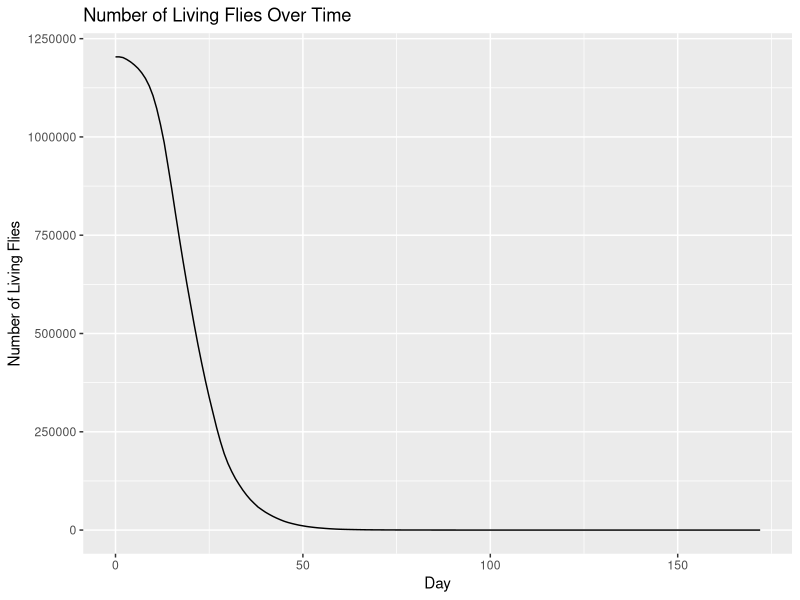
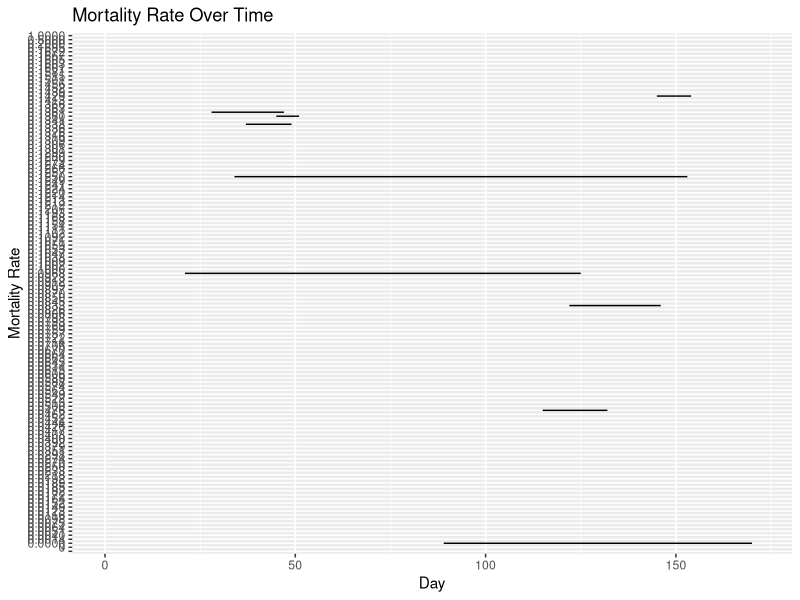
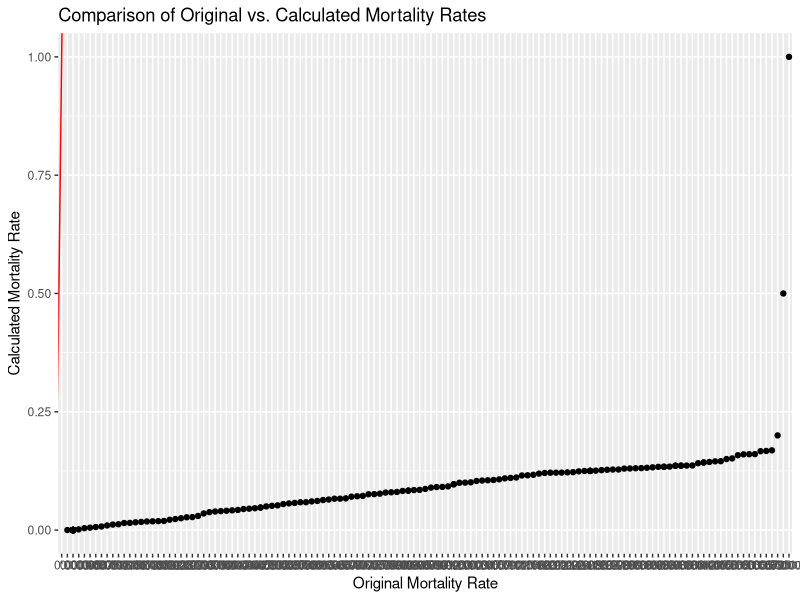
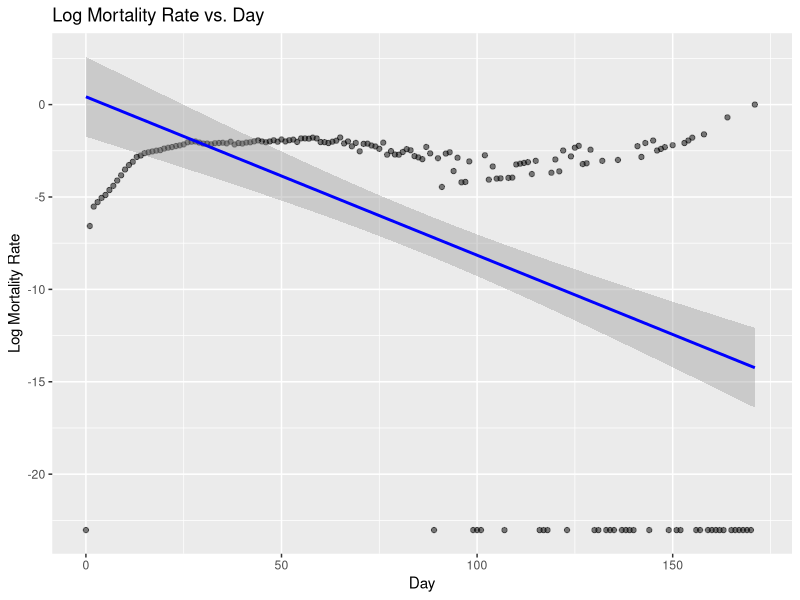
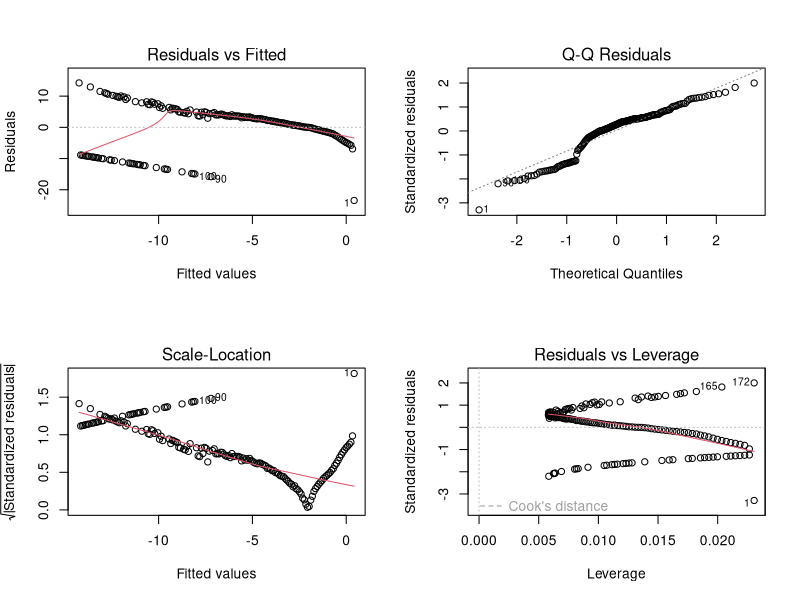
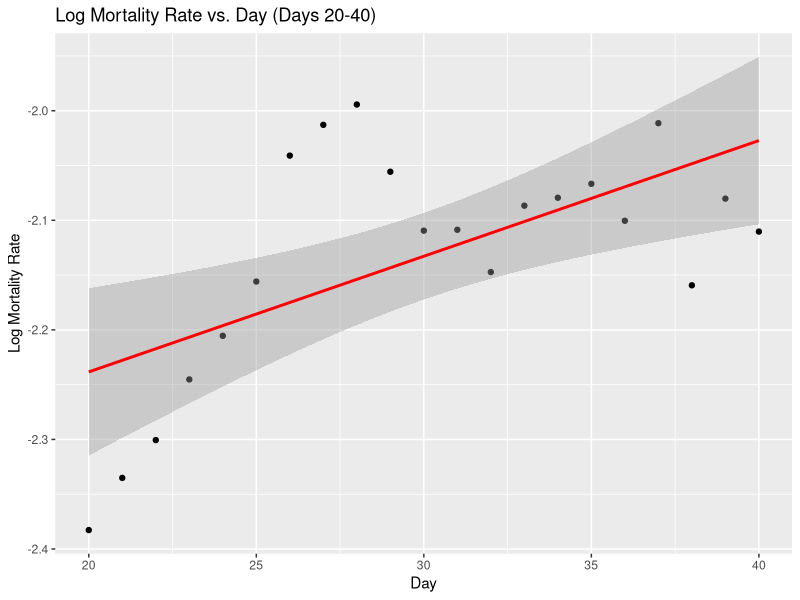
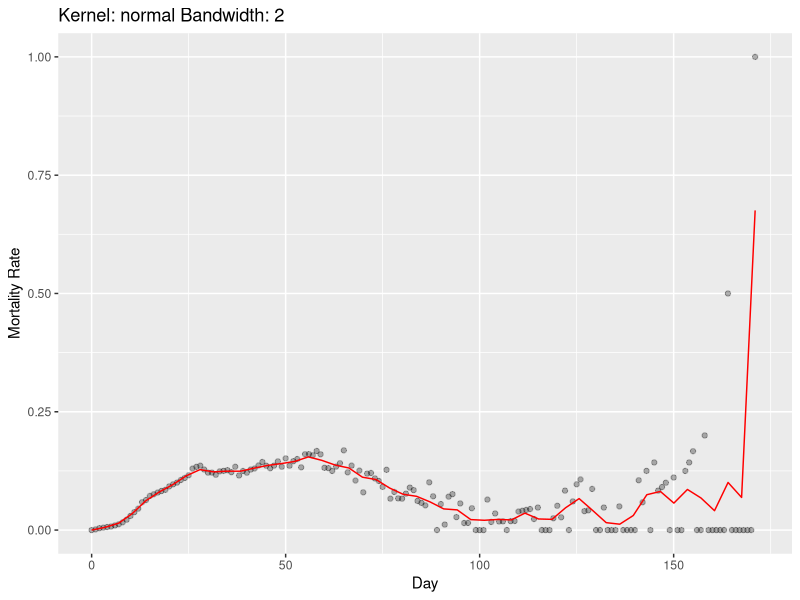
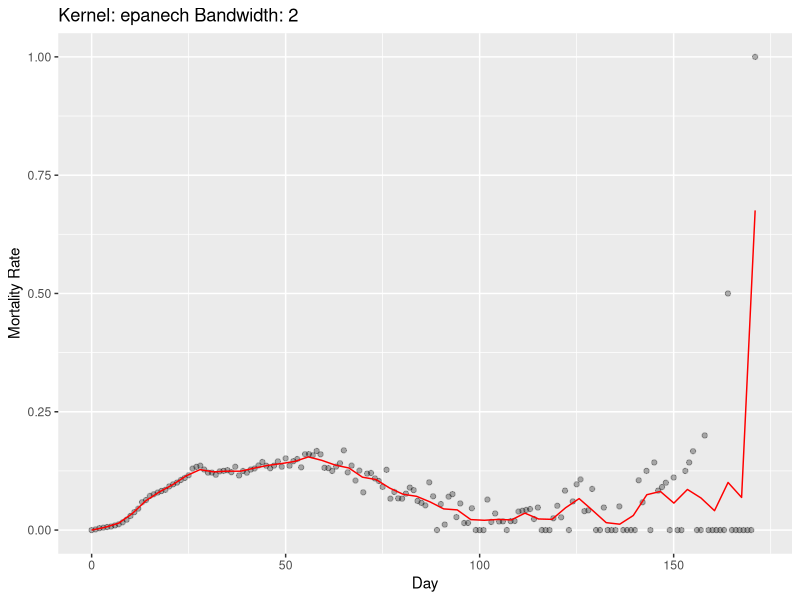

Write the R code that produced these figures, in order. (Note: this script raises an error after producing the figures.)
## ---- chunk 1
knitr::opts_chunk$set(echo = TRUE, warning = FALSE, message = FALSE)
library(ggplot2)
#install.packages("sm")
#install.packages("splines")
library(sm)  # for kernel regression
library(splines)  # for smoothing splines
## ---- chunk 2
# Read the data
medflies <- read.table("day7/data/medflies.txt", header = TRUE)
head(medflies)
## ---- chunk 3
# Summary statistics
summary(medflies)

# Create plots to visualize the data
p1 <- ggplot(medflies, aes(x = day, y = living)) +
  geom_line() +
  labs(title = "Number of Living Flies Over Time",
       x = "Day",
       y = "Number of Living Flies")

p2 <- ggplot(medflies, aes(x = day, y = mort.rate)) +
  geom_line() +
  labs(title = "Mortality Rate Over Time",
       x = "Day",
       y = "Mortality Rate")

print(p1)
print(p2)
## ---- chunk 4
# Calculate mortality rate from the 'living' variable
medflies$calc_mort_rate <- c(-diff(medflies$living) / medflies$living[-nrow(medflies)], NA)

# Compare calculated vs. provided mortality rates
head(data.frame(
  day = medflies$day,
  original_rate = medflies$mort.rate,
  calculated_rate = medflies$calc_mort_rate
))

# Plot comparison
ggplot(medflies, aes(x = mort.rate, y = calc_mort_rate)) +
  geom_point() +
  geom_abline(intercept = 0, slope = 1, color = "red") +
  labs(title = "Comparison of Original vs. Calculated Mortality Rates",
       x = "Original Mortality Rate",
       y = "Calculated Mortality Rate")
## ---- chunk 5
# Ensure mort.rate is numeric and handle log transformation properly
medflies$mort.rate <- as.numeric(medflies$mort.rate)
# Add small constant to avoid log(0)
medflies$log_mort_rate <- log(medflies$mort.rate + 1e-10)

# Fit linear regression on log-transformed data
model_full <- lm(log_mort_rate ~ day, data = medflies)

# Plot
ggplot(medflies, aes(x = day, y = log_mort_rate)) +
  geom_point(alpha = 0.5) +
  geom_smooth(method = "lm", color = "blue") +
  labs(title = "Log Mortality Rate vs. Day",
       x = "Day",
       y = "Log Mortality Rate")

# Diagnostic plots
par(mfrow = c(2,2))
plot(model_full)

# Try finding a subset where theory holds better
# Let's look at days 20-40
subset_data <- subset(medflies, day >= 20 & day <= 40)
model_subset <- lm(log_mort_rate ~ day, data = subset_data)

ggplot(subset_data, aes(x = day, y = log_mort_rate)) +
  geom_point() +
  geom_smooth(method = "lm", color = "red") +
  labs(title = "Log Mortality Rate vs. Day (Days 20-40)",
       x = "Day",
       y = "Log Mortality Rate")
## ---- chunk 6
# Try different kernels and bandwidths
h_values <- c(2, 5, 10)
kernels <- c("normal", "epanech", "triangular")

# Function to plot kernel regression with different parameters
plot_kernel <- function(h, kernel) {
  sm.regression(medflies$day, 
               medflies$mort.rate,
               h = h,
               kernel = kernel,
               display = "none") -> fit
  
  data.frame(x = fit$eval.points,
             y = fit$estimate) -> smooth_data
  
  ggplot() +
    geom_point(data = medflies, aes(x = day, y = mort.rate), alpha = 0.3) +
    geom_line(data = smooth_data, aes(x = x, y = y), color = "red") +
    labs(title = paste("Kernel:", kernel, "Bandwidth:", h),
         x = "Day",
         y = "Mortality Rate")
}

# Plot different combinations
for(h in h_values) {
  for(k in kernels) {
    print(plot_kernel(h, k))
  }
}
## ---- chunk 7
# (i) Smoothing splines
smooth_spline <- smooth.spline(medflies$day, medflies$mort.rate)

# (ii) Local polynomials (using loess)
local_poly <- loess(mort.rate ~ day, data = medflies, span = 0.75)

# Plot both methods
ggplot(medflies, aes(x = day, y = mort.rate)) +
  geom_point(alpha = 0.3) +
  geom_line(aes(y = predict(smooth_spline), color = "Smoothing Spline")) +
  geom_line(aes(y = predict(local_poly), color = "Local Polynomial")) +
  scale_color_manual(values = c("red", "blue")) +
  labs(title = "Comparison of Smoothing Methods",
       x = "Day",
       y = "Mortality Rate",
       color = "Method")
## ---- chunk 8
# Find optimal bandwidth using cross-validation
h.cv <- hcv(medflies$day, medflies$mort.rate)

# Fit model with optimal bandwidth
sm.regression(medflies$day, 
             medflies$mort.rate,
             h = h.cv,
             display = "none") -> optimal_fit

# Plot result
ggplot() +
  geom_point(data = medflies, aes(x = day, y = mort.rate), alpha = 0.3) +
  geom_line(data = data.frame(x = optimal_fit$eval.points,
                             y = optimal_fit$estimate),
            aes(x = x, y = y), color = "red") +
  labs(title = paste("Kernel Regression with CV-optimal bandwidth:", round(h.cv, 2)),
       x = "Day",
       y = "Mortality Rate")
## ---- chunk 9
# Function to compute CV score for smoothing splines
cv_spline <- function(df) {
  cv_scores <- numeric(length(medflies$mort.rate))
  
  for(i in 1:length(medflies$mort.rate)) {
    # Fit model without i-th observation
    fit <- smooth.spline(medflies$day[-i], 
                        medflies$mort.rate[-i], 
                        df = df)
    # Predict i-th observation
    pred <- predict(fit, medflies$day[i])$y
    # Compute squared error
    cv_scores[i] <- (medflies$mort.rate[i] - pred)^2
  }
  
  mean(cv_scores)
}

# Try different degrees of freedom
df_values <- seq(4, 20, by = 2)
cv_results <- sapply(df_values, cv_spline)

# Plot CV scores
plot(df_values, cv_results, type = "b",
     xlab = "Degrees of Freedom",
     ylab = "CV Score",
     main = "Cross-validation Scores for Different df")

# Optimal df
opt_df <- df_values[which.min(cv_results)]
